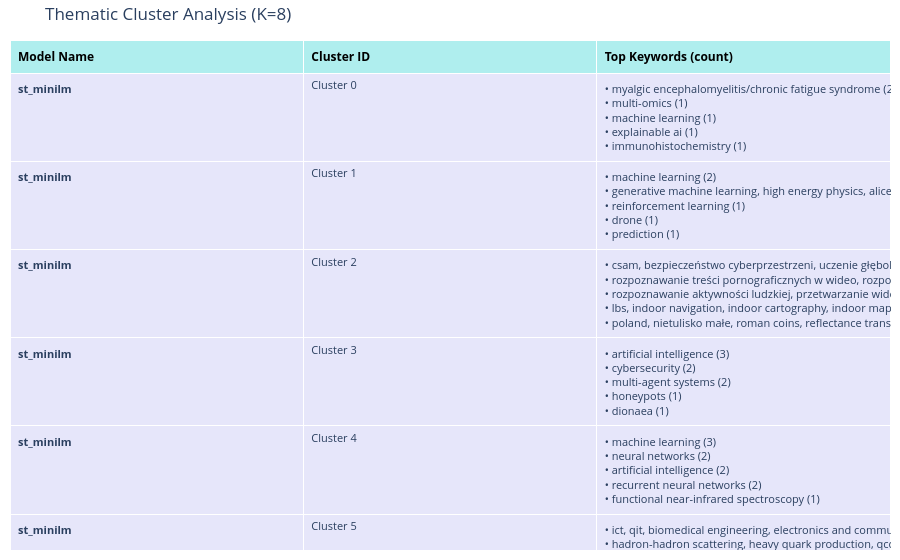

Write notebook code for a chart like this one.
### Code cell
generate_keywords_table(models_to_test, embeddings_dict, articles, k=8)

### Figure 1 — Plotly figure (JSON) as saved in the notebook; plotly's stock layout.template omitted (floating-point values rounded to 4 significant figures)
{"data": [{"cells": {"align": "left", "fill": {"color": "lavender"}, "font": {"size": 11}, "height": 30, "values": [["<b>st_minilm</b>", "<b>st_minilm</b>", "<b>st_minilm</b>", "<b>st_minilm</b>", "<b>st_minilm</b>", "<b>st_minilm</b>", "<b>st_minilm</b>", "<b>st_minilm</b>", "<b>st_labse</b>", "<b>st_labse</b>", "<b>st_labse</b>", "<b>st_labse</b>", "<b>st_labse</b>", "<b>st_labse</b>", "<b>st_labse</b>", "<b>st_labse</b>", "<b>fasttext</b>", "<b>fasttext</b>", "<b>fasttext</b>", "<b>fasttext</b>", "<b>fasttext</b>", "<b>fasttext</b>", "<b>fasttext</b>", "<b>fasttext</b>", "<b>glove</b>", "<b>glove</b>", "<b>glove</b>", "<b>glove</b>", "<b>glove</b>", "<b>glove</b>", "<b>glove</b>", "<b>glove</b>"], ["Cluster 0", "Cluster 1", "Cluster 2", "Cluster 3", "Cluster 4", "Cluster 5", "Cluster 6", "Cluster 7", "Cluster 0", "Cluster 1", "Cluster 2", "Cluster 3", "Cluster 4", "Cluster 5", "Cluster 6", "Cluster 7", "Cluster 0", "Cluster 1", "Cluster 2", "Cluster 3", "Cluster 4", "Cluster 5", "Cluster 6", "Cluster 7", "Cluster 0", "Cluster 1", "Cluster 2", "Cluster 3", "Cluster 4", "Cluster 5", "Cluster 6", "Cluster 7"], ["• myalgic encephalomyelitis/chronic fatigue syndrome (2)<br>• multi-omics (1)<br>• machine learning (1)<br>• explainable ai (1)<br>• immunohistochemistry (1)", "• machine learning (2)<br>• generative machine learning, high energy physics, alice, cern (1)<br>• reinforcement learning (1)<br>• drone (1)<br>• prediction (1)", "• csam, bezpieczeństwo cyberprzestrzeni, uczenie głębokie,\nrozpoznawanie obrazów, detekcja obiektów (1)<br>• rozpoznawanie treści pornograficznych w wideo, rozpoznawanie\naktywności ludzkiej, przetwarzanie wideo, sieci neuronowe (1)<br>• rozpoznawanie aktywności ludzkiej, przetwarzanie wideo, sieci\nneuronowe (1)<br>• lbs, indoor navigation, indoor cartography, indoor map, disabled persons (1)<br>• poland, nietulisko małe, roman coins, reflectance transformation imaging, segment anything model, hoard (1)", "• artificial intelligence (3)<br>• cybersecurity (2)<br>• multi-agent systems (2)<br>• honeypots (1)<br>• dionaea (1)", "• machine learning (3)<br>• neural networks (2)<br>• artificial intelligence (2)<br>• recurrent neural networks (2)<br>• functional near-infrared spectroscopy (1)", "• ict, qit, biomedical engineering, electronics and communications engineering, sensors, quantum machine learning, quantum internet, quantum computing, cybersecurity, quantum networks, quantum sensors (3)<br>• hadron-hadron scattering, heavy quark production, qcd (1)<br>• ict, qit, biomedical engineering, electronics and communications engineering, sensors, quantum internet, quantum computing, cybersecurity, quantum networks, quantum sensors (1)", "• batteries (2)<br>• scheduling (2)<br>• massive mimo (2)<br>• machine learning (2)<br>• ifs, discrete space (1)", "• lissajous curves, man-made seismicity, spectral analysis, time–frequency analysis, urban seismology (1)<br>• vertical-cavity surface-emitting laser, photonphoton resonance, injection-locking, coupled cavity laser (1)<br>• feature selection (1)<br>• indoor positioning system (1)<br>• mobile device positioning (1)", "• artificial intelligence (1)<br>• machine learning (1)<br>• diagnosis support system (1)<br>• explainable artificial intelligence (1)<br>• data analysis (1)", "• batteries (2)<br>• machine learning (2)<br>• hadron-hadron scattering, heavy quark production, qcd (1)<br>• aggregator (1)<br>• smart charging (1)", "• machine learning (2)<br>• functional near-infrared spectroscopy (1)<br>• biomedical signal processing (1)<br>• filtering, brain signals (1)<br>• smoothing filtering (1)", "• cad, optimal design, deterministic algorithms, evolutionary algorithms (1)<br>• lasso (1)<br>• linear regression (1)<br>• open data (1)<br>• variable screening (1)", "• ifs, discrete space (1)<br>• markov chain (1)<br>• approximation (1)<br>• invariant set (1)<br>• invariant measure (1)", "• immunohistochemistry (1)<br>• lymph node metastases (1)<br>• merkel cell carcinoma (1)<br>• agent systems (1)<br>• agent-based systems (1)", "• ict, qit, biomedical engineering, electronics and communications engineering, sensors, quantum machine learning, quantum internet, quantum computing, cybersecurity, quantum networks, quantum sensors (3)<br>• honeypots (1)<br>• dionaea (1)<br>• malware analysis (1)<br>• cybersecurity (1)", "• machine learning (2)<br>• reinforcement learning (2)<br>• artificial intelligence (2)<br>• drone (1)<br>• prediction (1)", "", "• machine learning (4)<br>• transformers (2)<br>• cognitive agents (1)<br>• large language models (1)<br>• agile software project management (1)", "• rozpoznawanie treści pornograficznych w wideo, rozpoznawanie\naktywności ludzkiej, przetwarzanie wideo, sieci neuronowe (1)<br>• analiza danych, dane kierunkowe, statystyka (1)<br>• wirtualne zapory sieciowe, wirtualizacja funkcji sieciowych, orkiestracja, optymalizacja, programowanie liniowe (1)", "• intensity modulated radiation therapy (imrt), genetic algorithms, generalized\nequivalent uniform dose (geud), multi-objective optimization, bi-level optimization. (1)<br>• artificial intelligence (1)", "• machine learning (3)<br>• ict, qit, biomedical engineering, electronics and communications engineering, sensors, quantum machine learning, quantum internet, quantum computing, cybersecurity, quantum networks, quantum sensors (3)<br>• neural networks (2)<br>• artificial intelligence (2)<br>• massive mimo (2)", "• multi-agent systems (2)<br>• agent systems (1)<br>• agent-based systems (1)<br>• agent platforms (1)<br>• modeling (1)", "• cad, optimal design, deterministic algorithms, evolutionary algorithms (1)<br>• vertical-cavity surface-emitting laser, photonphoton resonance, injection-locking, coupled cavity laser (1)<br>• immunohistochemistry (1)<br>• lymph node metastases (1)<br>• merkel cell carcinoma (1)", "• csam, bezpieczeństwo cyberprzestrzeni, uczenie głębokie,\nrozpoznawanie obrazów, detekcja obiektów (1)<br>• rozpoznawanie aktywności ludzkiej, przetwarzanie wideo, sieci\nneuronowe (1)<br>• telekomunikacja światłowodowa, telekomunikacja optyczna, światłowody telekomunikacyjne, fotonika, optoelektronika (1)<br>• technologie satelitarne i kosmiczne, małe satelity, mikrosatelity, standardy smallsat, nasa, esa, polsa, openspace, space 4.0 (1)<br>• informacyjne technologie kwantowe, komputing kwantowy, procesory kwantowe, telekomunikacja kwantowa, sieci kwantowe, metrologia kwantowa, czujniki kwantowe, algorytmy kwantowe (1)", "• covid-19/complications, fatigue syndrome, chronic, post-acute covid-19 syndrome (1)", "• artificial intelligence (2)<br>• multi-agent systems (2)<br>• cad, optimal design, deterministic algorithms, evolutionary algorithms (1)<br>• immunohistochemistry (1)<br>• lymph node metastases (1)", "• csam, bezpieczeństwo cyberprzestrzeni, uczenie głębokie,\nrozpoznawanie obrazów, detekcja obiektów (1)<br>• rozpoznawanie treści pornograficznych w wideo, rozpoznawanie\naktywności ludzkiej, przetwarzanie wideo, sieci neuronowe (1)<br>• rozpoznawanie aktywności ludzkiej, przetwarzanie wideo, sieci\nneuronowe (1)<br>• telekomunikacja światłowodowa, telekomunikacja optyczna, światłowody telekomunikacyjne, fotonika, optoelektronika (1)<br>• technologie satelitarne i kosmiczne, małe satelity, mikrosatelity, standardy smallsat, nasa, esa, polsa, openspace, space 4.0 (1)", "• intensity modulated radiation therapy (imrt), genetic algorithms, generalized\nequivalent uniform dose (geud), multi-objective optimization, bi-level optimization. (1)", "", "• artificial intelligence (1)", "", "• machine learning (7)<br>• neural networks (3)<br>• ict, qit, biomedical engineering, electronics and communications engineering, sensors, quantum machine learning, quantum internet, quantum computing, cybersecurity, quantum networks, quantum sensors (3)<br>• cybersecurity (2)<br>• reinforcement learning (2)"]]}, "header": {"align": "left", "fill": {"color": "paleturquoise"}, "font": {"color": "black", "size": 12}, "values": ["<b>Model Name</b>", "<b>Cluster ID</b>", "<b>Top Keywords (count)</b>"]}, "type": "table"}], "layout": {"margin": {"b": 10, "l": 10, "r": 10, "t": 40}, "title": {"text": "Thematic Cluster Analysis (K=8)"}}}
